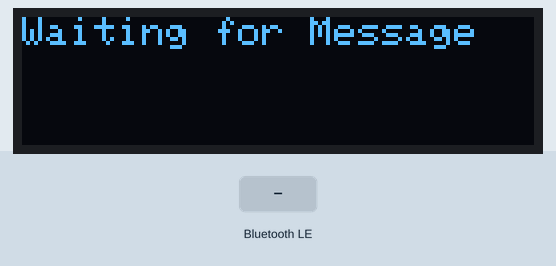
Recording of a sketch running on a simulated ESP32. Shown: 128×32 one-colour display. The inputs (shaded band) are chosen by the test bench. The display library's start-up logo is not drawn; nothing arrives over Bluetooth unless stated; a phone connects over Bluetooth LE 3 s after start; what the sketch prints to the serial monitor is not drawn.

Above: at 3.2 s.
3.3 s: Bluetooth LE write "1" received
At 4.5 s:
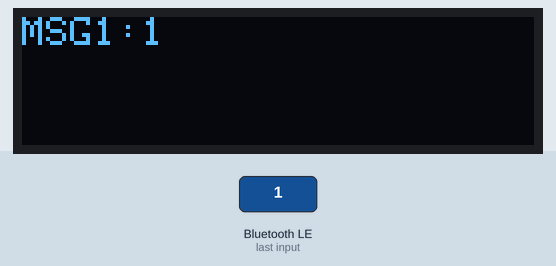
4.8 s: Bluetooth LE write "1" received
At 5.9 s:
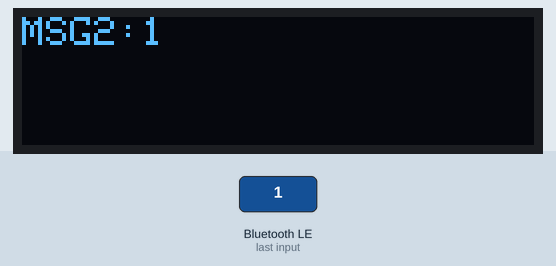
6.3 s: Bluetooth LE write "0" received
At 7.0 s:
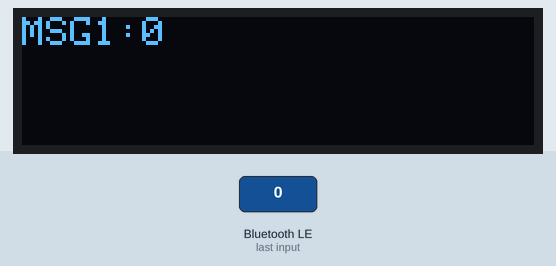
7.8 s: Bluetooth LE write "0" received
At 8.1 s:
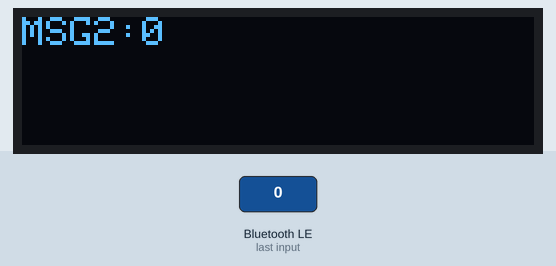
Timing chart, 0 to 10.3 s (numbered marks = the images above; inputs shaded):
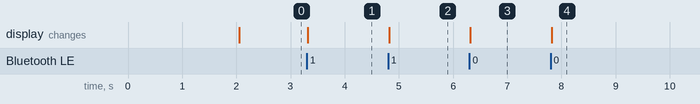

The sketch:

36_BLE_Write2_OLED.ino
```cpp
/*
    Based on Neil Kolban example for IDF: https://github.com/nkolban/esp32-snippets/blob/master/cpp_utils/tests/BLE%20Tests/SampleWrite.cpp
    Ported to Arduino ESP32 by Evandro Copercini
*/

#include <Wire.h>
#include <Adafruit_SSD1306.h>
#include <Adafruit_Sensor.h>

#define SCREEN_WIDTH 128  // OLED display width, in pixels
#define SCREEN_HEIGHT 32  // OLED display height, in pixels

Adafruit_SSD1306 display(SCREEN_WIDTH, SCREEN_HEIGHT, &Wire);


#include <BLEDevice.h>
#include <BLEUtils.h>
#include <BLEServer.h>

// See the following for generating UUIDs:
// https://www.uuidgenerator.net/

#define SERVICE_UUID        "f573d4c5-3364-486a-a383-a0fcf0e119fc"
#define CHARACTERISTIC_UUID1 "d35026d6-9f99-42ee-81a6-49039fe1af49"
#define CHARACTERISTIC_UUID2 "f990b3cd-dfdb-4fce-94e9-935176b6f507"

class MyCallbacks1 : public BLECharacteristicCallbacks {
  void onWrite(BLECharacteristic *pCharacteristic) {
    String value = pCharacteristic->getValue();

    if (value.length() > 0) {
      Serial.println("*********");
      Serial.print("Value1: ");
      for (int i = 0; i < value.length(); i++) {
        Serial.print(value[i]);
      }

      Serial.println();
      Serial.println("*********");

        display.clearDisplay();
        display.setCursor(0, 0);
        display.print("MSG1:");
        display.println(value);
        display.display();  // Display AdaFruit Logo
    }
  }
};

class MyCallbacks2: public BLECharacteristicCallbacks {
    void onWrite(BLECharacteristic *pCharacteristic) {
      //std::string value = pCharacteristic->getValue();
      String value = pCharacteristic->getValue();

      if (value.length() > 0) {
        Serial.println("*********");
        Serial.print("Value2: ");
        for (int i = 0; i < value.length(); i++)
          Serial.print(value[i]);

        Serial.println();
        Serial.println("*********");

        //delay(2000);        // Pause for 2 seconds
        display.clearDisplay();
        display.setCursor(0, 0);
        display.print("MSG2:");
        display.println(value);
        display.display();  // Display AdaFruit Logo
        //display.setTextSize(1);
        //display.setTextColor(WHITE);
        //display.setRotation(0);

      }
    }
};

void setup() {
  Serial.begin(115200);

  Wire.begin();  // Initialize I2C communication
  // SSD1306_SWITCHCAPVCC = generate display voltage from 3.3V internally
  if (!display.begin(SSD1306_SWITCHCAPVCC, 0x3C)) {  // Address 0x3C for 128x32
    Serial.println(F("SSD1306 allocation failed"));
    for (;;)
      ;  // Don't proceed, loop forever
  }
  display.display();  // Display AdaFruit Logo
  delay(2000);        // Pause for 2 seconds
  display.clearDisplay();
  display.setTextSize(1);
  display.setTextColor(WHITE);
  display.setRotation(0);
  display.setCursor(0, 0);

  display.println("Waiting for Message");//loading data prior to display
  display.display();             //Update the OLED display


  BLEDevice::init("TSL_ESP32");
  BLEServer *pServer = BLEDevice::createServer();

  BLEService *pService = pServer->createService(SERVICE_UUID);

  BLECharacteristic *pCharacteristic1 = pService->createCharacteristic(
                                         CHARACTERISTIC_UUID1,
                                         BLECharacteristic::PROPERTY_READ |
                                         BLECharacteristic::PROPERTY_WRITE
                                       );

  BLECharacteristic *pCharacteristic2 =pService->createCharacteristic(
                                        CHARACTERISTIC_UUID2,
                                        BLECharacteristic::PROPERTY_READ |
                                        BLECharacteristic::PROPERTY_WRITE
                                        );

  //pCharacteristic->setCallbacks(new MyCallbacks());

  pCharacteristic1->setCallbacks(new MyCallbacks1());

  pCharacteristic1->setValue("Hello World 1");

  pCharacteristic2->setCallbacks(new MyCallbacks2());

  pCharacteristic2->setValue("Hello World 2");

  pService->start();

  BLEAdvertising *pAdvertising = pServer->getAdvertising();
  pAdvertising->start();

  Serial.println("1- Download and install an BLE scanner app in your phone");
  Serial.println("2- Scan for BLE devices in the app");
  Serial.println("3- Connect to MyESP32");
  Serial.println("4- Go to CUSTOM CHARACTERISTIC in CUSTOM SERVICE and write something");
  Serial.println("5- See the magic =)");
}

void loop() {
  // put your main code here, to run repeatedly:
  delay(2000);
}
```

Measured:
- after the input at 3.3 s, the display: changes at once (image 1)
- after the input at 4.8 s, the display: changes at once (image 2)
- after the input at 6.3 s, the display: changes at once (image 3)
- after the input at 7.8 s, the display: changes at once (image 4)
